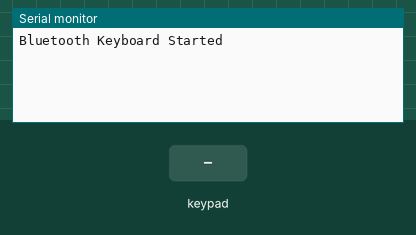
Simulated run of this sketch. Board: ESP32. Parts: the last lines printed to the serial monitor. The inputs (shaded band) are chosen by the test bench. USB keyboard and mouse output is not drawn.

Above: at 1.2 s.
1.3 s: key '6' pressed
At 1.7 s:
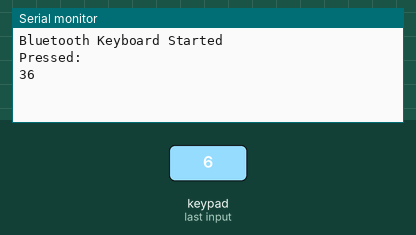
2.8 s: key '-' pressed
At 4.0 s:
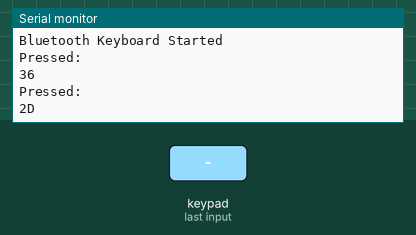
4.3 s: key '.' pressed
At 5.0 s:
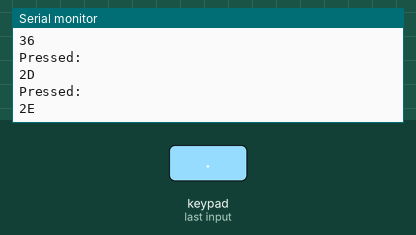
5.8 s: key '/' pressed
At 6.4 s:
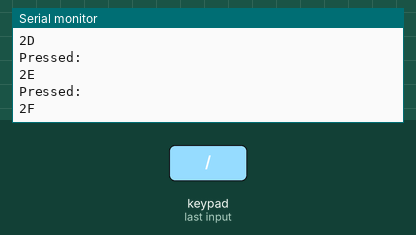
7.3 s: key ',' pressed
At 8.5 s:
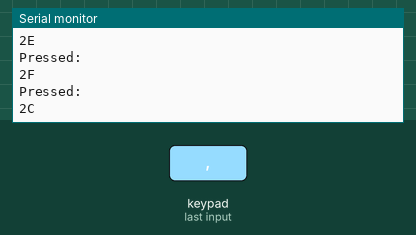
8.8 s: key ':' pressed
At 9.7 s:
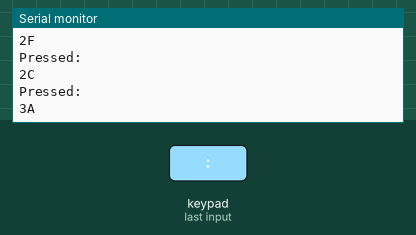

Measured:
- after the input at 1.3 s, the serial monitor: prints a new line at once (image 1)
- after the input at 2.8 s, the serial monitor: prints a new line at once (image 2)
- after the input at 4.3 s, the serial monitor: prints a new line at once (image 3)
- after the input at 5.8 s, the serial monitor: prints a new line at once (image 4)
- after the input at 7.3 s, the serial monitor: prints a new line at once (image 5)
- after the input at 8.8 s, the serial monitor: prints a new line at once (image 6)

The sketch:

numpad.ino
```cpp
#include <BleKeyboard.h>
#include <Keypad.h>

#define ENABLE_LOGS 1 // 开启或关闭日志

#if ENABLE_LOGS
#define LOG(x)  Serial.println(x)
#define LOG_HEX(x)  Serial.println(x, HEX)
#else
#define LOG(x)
#endif

// 键盘设置
const byte ROWS = 5; // 五行
const byte COLS = 4; // 四列

const uint8_t KEY_NUM_LOCK = 0xDB;

char keys[ROWS][COLS] = {
  {KEY_NUM_LOCK,  KEY_NUM_SLASH,  KEY_NUM_ASTERISK,  KEY_NUM_MINUS},
  {KEY_NUM_7,     KEY_NUM_8,      KEY_NUM_9,         KEY_NUM_PLUS},
  {KEY_NUM_4,     KEY_NUM_5,      KEY_NUM_6,         NO_KEY},
  {KEY_NUM_1,     KEY_NUM_2,      KEY_NUM_3,         KEY_NUM_ENTER},
  {KEY_NUM_0,     NO_KEY,         KEY_NUM_PERIOD,    NO_KEY}
};

byte rowPins[ROWS] = {6, 7, 8, 9, 10};
byte colPins[COLS] = {0, 1, 2, 3};

Keypad keypad = Keypad(makeKeymap(keys), rowPins, colPins, ROWS, COLS);
BleKeyboard bleKeyboard("ESP32-Keypad", "Espressif", 100);

void setup() {
  Serial.begin(9600);
  bleKeyboard.begin();
  LOG("Bluetooth Keyboard Started");
}

void loop() {
  if (bleKeyboard.isConnected()) {
    char key = keypad.getKey();

    if (key) {
      LOG(String("Pressed: "));
      LOG_HEX(key);
      bleKeyboard.press(key); // 发送按键
      delay(100); // 简单的防抖动
      bleKeyboard.release(key); // 释放按键
    }
  } else {
    LOG("Bluetooth not connected");
    delay(500); // 当蓝牙未连接时降低循环速度
  }
}
```
